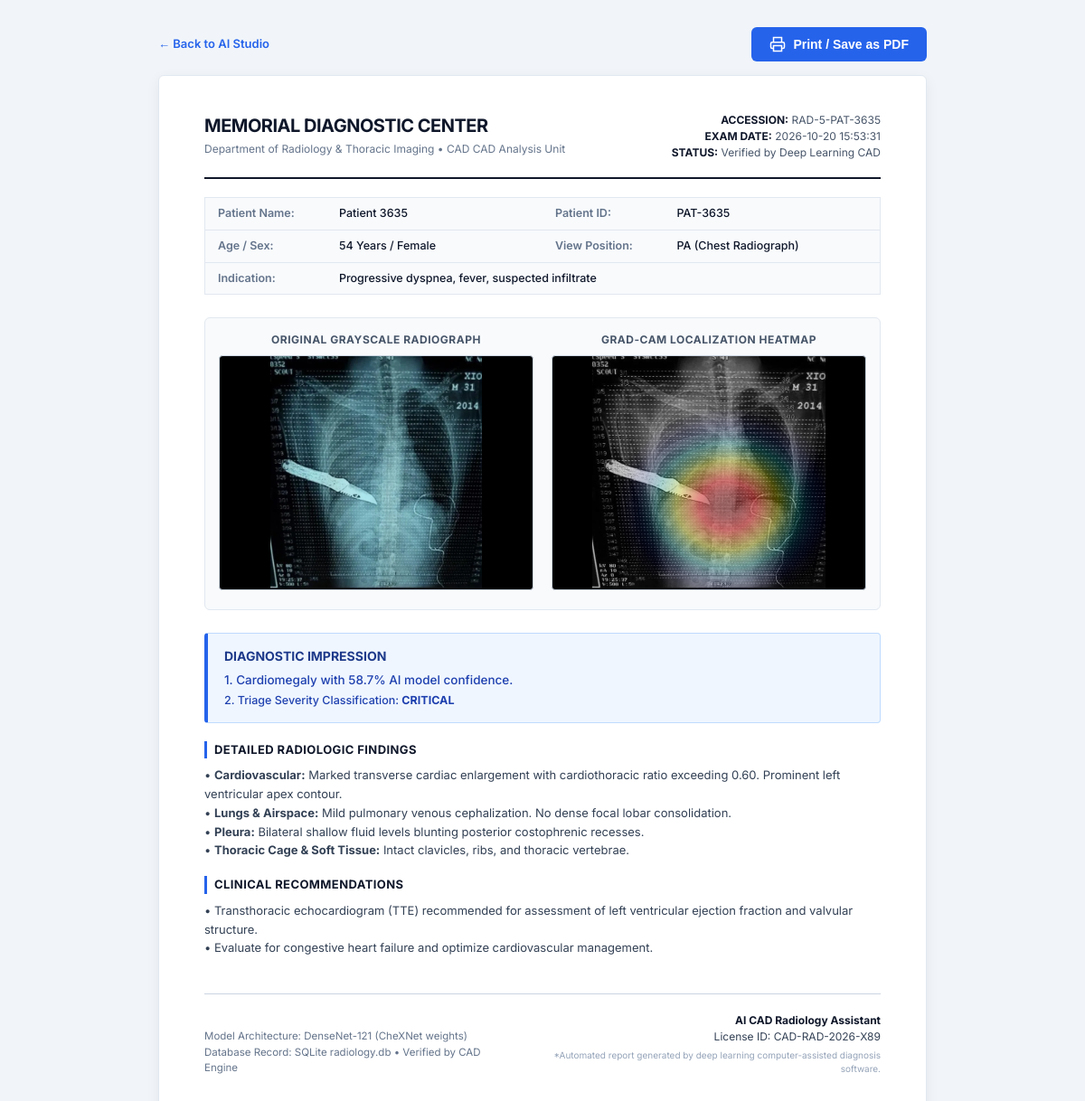
Screenshot of /report/5 with the database file from the repository.
### tables this page shows
CREATE TABLE scans (
            id INTEGER PRIMARY KEY AUTOINCREMENT,
            patient_id TEXT NOT NULL,
            scan_date DATETIME DEFAULT CURRENT_TIMESTAMP,
            original_image_path TEXT NOT NULL,
            heatmap_image_path TEXT NOT NULL,
            original_filename TEXT,
            view_position TEXT DEFAULT 'PA',
            clinical_indication TEXT,
            primary_finding TEXT NOT NULL,
            confidence REAL NOT NULL,
            severity TEXT NOT NULL,
            findings_json TEXT NOT NULL,
            report_text TEXT NOT NULL,
            created_at DATETIME DEFAULT CURRENT_TIMESTAMP,
            FOREIGN KEY (patient_id) REFERENCES patients(patient_id)
        );

CREATE TABLE patients (
            id INTEGER PRIMARY KEY AUTOINCREMENT,
            patient_id TEXT UNIQUE NOT NULL,
            full_name TEXT NOT NULL,
            age INTEGER,
            gender TEXT,
            created_at DATETIME DEFAULT CURRENT_TIMESTAMP
        );

### app.py (the view)
@app.route('/report/<int:scan_id>')
def view_printable_report(scan_id):
    scan = database.get_scan_by_id(scan_id)
    if not scan:
        return "Scan not found", 404
    return render_template('report_print.html', scan=scan)

### database.py (called while the page is built)
def get_db_connection():
    conn = sqlite3.connect(DB_PATH)
    conn.row_factory = sqlite3.Row
    return conn

def get_scan_by_id(scan_id):
    conn = get_db_connection()
    cursor = conn.cursor()
    cursor.execute('''
        SELECT s.*, p.full_name, p.age, p.gender
        FROM scans s
        LEFT JOIN patients p ON s.patient_id = p.patient_id
        WHERE s.id = ?
    ''', (scan_id,))
    row = cursor.fetchone()
    conn.close()
    if row:
        data = dict(row)
        try:
            data['findings'] = json.loads(data['findings_json'])
        except Exception:
            data['findings'] = {}
        return data
    return None

### templates/report_print.html (shortened to what this page needs)
<!DOCTYPE html>
<html lang="en">
<head>
</head>
<body>
    <div class="action-bar">
        <a href="/" style="color: #2563eb; text-decoration: none; font-weight: 600;">← Back to AI Studio</a>
        <button class="btn-print" onclick="window.print()">
            <svg width="18" height="18" viewBox="0 0 24 24" fill="none" stroke="currentColor" stroke-width="2">
                <polyline points="6 9 6 2 18 2 18 9"></polyline>
                <path d="M6 18H4a2 2 0 0 1-2-2v-5a2 2 0 0 1 2-2h16a2 2 0 0 1 2 2v5a2 2 0 0 1-2 2h-2"></path>
                <rect x="6" y="14" width="12" height="8"></rect>
            </svg>
            Print / Save as PDF
        </button>
    </div>
    <div class="report-paper">
        <div class="clinic-header">
            <div class="clinic-title">
                <h1>Memorial Diagnostic Center</h1>
                <p>Department of Radiology & Thoracic Imaging • CAD CAD Analysis Unit</p>
            </div>
            <div class="report-meta">
                <p><strong>ACCESSION:</strong> RAD-{{ scan.id }}-{{ scan.patient_id }}</p>
                <p><strong>EXAM DATE:</strong> {{ scan.scan_date }}</p>
                <p><strong>STATUS:</strong> Verified by Deep Learning CAD</p>
            </div>
        </div>
        <table class="demographics-table">
            <tr>
                <td class="label">Patient Name:</td>
                <td class="value">{{ scan.full_name }}</td>
                <td class="label">Patient ID:</td>
                <td class="value">{{ scan.patient_id }}</td>
            </tr>
            <tr>
                <td class="label">Age / Sex:</td>
                <td class="value">{{ scan.age }} Years / {{ scan.gender }}</td>
                <td class="label">View Position:</td>
                <td class="value">{{ scan.view_position }} (Chest Radiograph)</td>
            </tr>
            <tr>
                <td class="label">Indication:</td>
                <td class="value" colspan="3">{{ scan.clinical_indication }}</td>
            </tr>
        </table>
        <div class="scans-preview-row">
            <div class="scan-column">
                <h4>Original Grayscale Radiograph</h4>
                <img src="{{ scan.original_image_path }}" alt="Original CXR">
            </div>
            <div class="scan-column">
                <h4>Grad-CAM Localization Heatmap</h4>
                <img src="{{ scan.heatmap_image_path }}" alt="Heatmap Overlay">
            </div>
        </div>
        <div class="impression-box">
            <h3>DIAGNOSTIC IMPRESSION</h3>
            <p>1. {{ scan.primary_finding }} with {{ (scan.confidence * 100)|round(1) }}% AI model confidence.</p>
            <p style="margin-top: 4px; font-size: 12.5px;">2. Triage Severity Classification: <strong>{{ scan.severity|upper }}</strong></p>
        </div>
        <div class="section-block">
            <div class="section-heading">Detailed Radiologic Findings</div>
            <div class="section-text">
                {% if scan.primary_finding == 'Pneumonia' %}
                <p>• <strong>Lungs & Airspace:</strong> Visible lobar airspace consolidation and opacity in the right lower lung zone. Adjacent bronchial margins are moderately thickened. No pneumothorax.</p>
                <p>• <strong>Cardiovascular:</strong> Cardiomediastinal contour is preserved within normal limits.</p>
                <p>• <strong>Pleura:</strong> Subtle reactive blunting of the right costophrenic sulcus without gross pleural effusion.</p>
                {% elif scan.primary_finding == 'Cardiomegaly' %}
                <p>• <strong>Cardiovascular:</strong> Marked transverse cardiac enlargement with cardiothoracic ratio exceeding 0.60. Prominent left ventricular apex contour.</p>
                <p>• <strong>Lungs & Airspace:</strong> Mild pulmonary venous cephalization. No dense focal lobar consolidation.</p>
                <p>• <strong>Pleura:</strong> Bilateral shallow fluid levels blunting posterior costophrenic recesses.</p>
                {% endif %}
                <p>• <strong>Thoracic Cage & Soft Tissue:</strong> Intact clavicles, ribs, and thoracic vertebrae.</p>
            </div>
        </div>
        <div class="section-block">
            <div class="section-heading">Clinical Recommendations</div>
            <div class="section-text">
                {% if scan.primary_finding == 'Pneumonia' %}
                <p>• Correlate with clinical inflammatory markers (CBC, ESR, CRP). Initiate appropriate antibiotic coverage per medical protocol.</p>
                <p>• Recommend repeat follow-up CXR in 4–6 weeks to confirm radiographic clearing.</p>
                {% elif scan.primary_finding == 'Cardiomegaly' %}
                <p>• Transthoracic echocardiogram (TTE) recommended for assessment of left ventricular ejection fraction and valvular structure.</p>
                <p>• Evaluate for congestive heart failure and optimize cardiovascular management.</p>
                {% else %}
                <p>• Routine medical follow-up as clinically indicated. No acute radiologic intervention needed.</p>
                {% endif %}
            </div>
        </div>
        <div class="doctor-signature">
            <div class="signature-line">
                <p>Model Architecture: DenseNet-121 (CheXNet weights)</p>
                <p>Database Record: SQLite radiology.db • Verified by CAD Engine</p>
            </div>
            <div class="signature-stamp">
                <strong>AI CAD Radiology Assistant</strong>
                <span>License ID: CAD-RAD-2026-X89</span>
                <p style="font-size: 10px; color: #94a3b8; margin-top: 4px;">*Automated report generated by deep learning computer-assisted diagnosis software.</p>
            </div>
        </div>
    </div>
</body>
</html>

### templates/report_print.html (style rules this page uses)
:root { --primary: #1e3a8a; --secondary: #0f172a; --border: #cbd5e1; --bg-light: #f8fafc; }
* { box-sizing: border-box; margin: 0; padding: 0; }
body { font-family: 'Inter', sans-serif; color: #1e293b; background: #f1f5f9; padding: 30px; font-size: 13px; line-height: 1.5; }
.report-paper { max-width: 850px; margin: 0 auto; background: #ffffff; padding: 40px 50px; border-radius: 6px; box-shadow: 0 4px 15px rgba(0,0,0,0.06); border: 1px solid #e2e8f0; }
.action-bar { max-width: 850px; margin: 0 auto 15px auto; display: flex; justify-content: space-between; align-items: center; }
.btn-print { background: #2563eb; color: #fff; border: none; padding: 10px 20px; border-radius: 6px; font-weight: 600; cursor: pointer; display: flex; align-items: center; gap: 8px; font-size: 14px; }
.clinic-header { display: flex; justify-content: space-between; align-items: flex-start; border-bottom: 2px solid #0f172a; padding-bottom: 18px; margin-bottom: 20px; }
.clinic-title h1 { font-size: 20px; color: #0f172a; letter-spacing: -0.5px; text-transform: uppercase; }
.clinic-title p { color: #64748b; font-size: 12px; margin-top: 2px; }
.report-meta { text-align: right; font-size: 12px; color: #475569; }
.report-meta strong { color: #0f172a; }
.demographics-table { width: 100%; border-collapse: collapse; background: #f8fafc; border: 1px solid #e2e8f0; border-radius: 4px; margin-bottom: 25px; }
.demographics-table td { padding: 8px 14px; border-bottom: 1px solid #e2e8f0; font-size: 12.5px; }
.demographics-table td.label { width: 18%; color: #64748b; font-weight: 600; }
.demographics-table td.value { width: 32%; color: #0f172a; font-weight: 500; }
.scans-preview-row { display: grid; grid-template-columns: 1fr 1fr; gap: 20px; margin-bottom: 25px; padding: 15px; background: #f8fafc; border: 1px solid #e2e8f0; border-radius: 6px; }
.scan-column { text-align: center; }
.scan-column h4 { font-size: 12px; text-transform: uppercase; color: #475569; margin-bottom: 8px; letter-spacing: 0.5px; }
.scan-column img { width: 100%; max-height: 260px; object-fit: contain; background: #000; border-radius: 4px; border: 1px solid #cbd5e1; }
.section-block { margin-bottom: 18px; }
.section-heading { font-size: 13px; font-weight: 700; text-transform: uppercase; color: #0f172a; border-left: 3px solid #2563eb; padding-left: 8px; margin-bottom: 8px; letter-spacing: 0.4px; }
.section-text { color: #334155; font-size: 13px; line-height: 1.6; }
.impression-box { background: #eff6ff; border: 1px solid #bfdbfe; border-left: 4px solid #2563eb; padding: 14px 18px; border-radius: 4px; margin: 20px 0; }
.impression-box h3 { font-size: 14px; color: #1e3a8a; margin-bottom: 6px; }
.impression-box p { color: #1e40af; font-weight: 500; font-size: 13.5px; }
.doctor-signature { margin-top: 40px; display: flex; justify-content: space-between; align-items: flex-end; border-top: 1px solid #cbd5e1; padding-top: 20px; }
.signature-line { font-size: 11.5px; color: #64748b; }
.signature-stamp { text-align: right; font-size: 12px; color: #334155; }
.signature-stamp strong { display: block; color: #0f172a; }

### rows the page displays
scans: id "5", patient_id "PAT-3635", scan_date "2026-10-20 15:53:31", view_position "PA", clinical_indication "Progressive dyspnea, fever, suspected infiltrate", original_image_path (picture), heatmap_image_path (picture), primary_finding "Cardiomegaly", (scan.confidence*100)|round(1) "58.7", severity "CRITICAL"
patients: full_name "Patient 3635", age "54", gender "Female"
